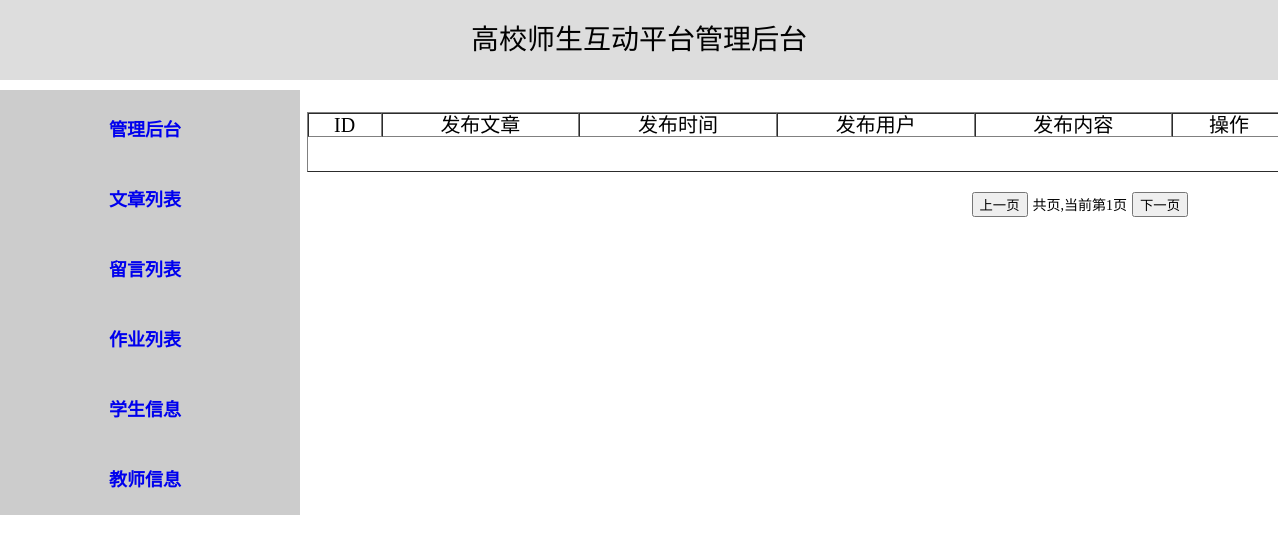
The app's page /manage/message.php, older data.
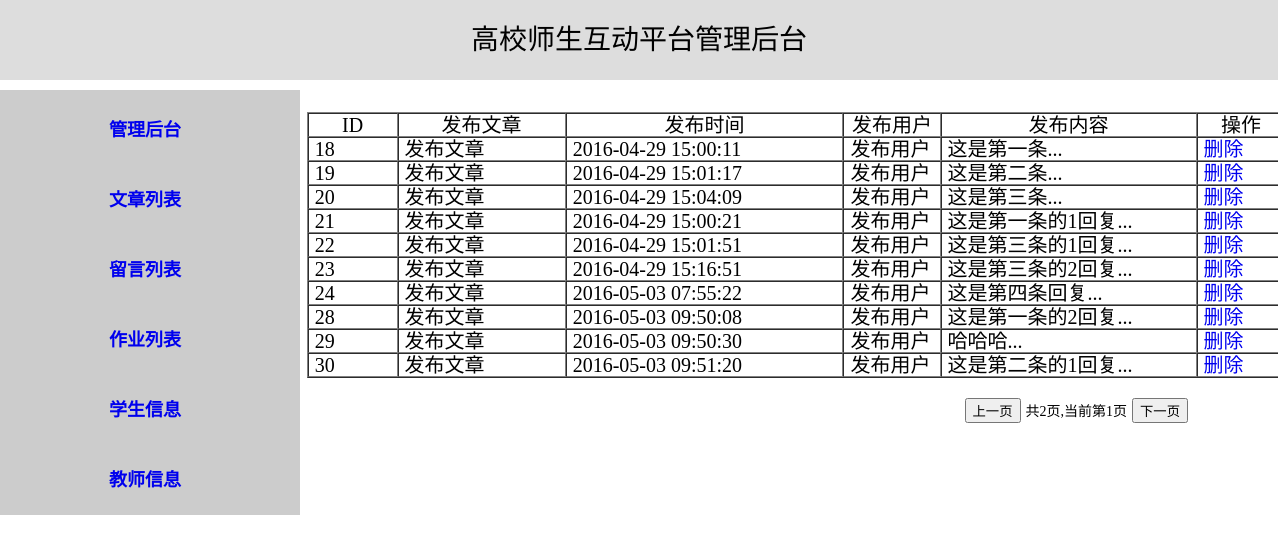
The same page, newer data.
### tables this page shows
CREATE TABLE `tb_test` (
  `message_id` int(11) NOT NULL AUTO_INCREMENT,
  `message_content` varchar(255) DEFAULT NULL,
  `message_publish` int(10) DEFAULT NULL,
  `message_good` int(11) DEFAULT NULL,
  `para_id` int(10) DEFAULT NULL,
  `mp_id` int(5) DEFAULT '0',
  `cu_id` tinyint(5) unsigned DEFAULT '0',
  `pu_id` int(5) unsigned DEFAULT '0',
  `state` int(2) DEFAULT '0',
  `type` varchar(10) DEFAULT NULL,
  PRIMARY KEY (`message_id`)
);

### sys/connect.class.php (called while the page is built, shortened)
<?php
	class connect{
		private $con;
		public function __construct(){
			$this->con = mysqli_connect(HOST,USERNAME,PASSWORD,DB);
			mysqli_query($this->con, "set character set 'utf8'");
			mysqli_query($this->con, "set names 'utf8'");
		}
		public function select($tablename,$where_column=null,$where=null,$order_by=null,$sort=null,$start=null,$limit=null){
			mysqli_query($this->con, "set character set 'utf8'");
			mysqli_query($this->con, "set names 'utf8'");
			if($where_column == null && $where == null && $start == null && $limit == null && $order_by == null && $sort ==null){
				$query = "SELECT * FROM $tablename";
			}else if($where_column != null && $where != null && $start != null && $limit != null && $order_by != null && $sort != null){
				$query = "SELECT * FROM $tablename WHERE $where_column='".$where."' ORDER BY $order_by $sort LIMIT $start,$limit ";
			}else if($where_column != null && $where != null && $start != null && $limit != null){
				$query = "SELECT * FROM $tablename WHERE $where_column='".$where."' LIMIT $start,$limit";
			}else if($where_column != null && $where != null && $order_by != null && $sort != null){
				$query = "SELECT * FROM $tablename WHERE $where_column='".$where."' $order_by $sort ";
			}else if($where_column != null && $where != null){
				$query = "SELECT * FROM $tablename WHERE $where_column='".$where."' ";
			}else if($start != null && $limit != null){
				$query = "SELECT * FROM $tablename LIMIT $start,$limit";
			}else if($order_by != null && $sort != null){
				$query = "SELECT * FROM $tablename ORDER BY $order_by $sort";
			}
			$result = mysqli_query($this->con,$query);
			$arr_length = mysqli_affected_rows($this->con);
			$row = array();
			for($i=0;$i<$arr_length;$i++){
				$row[] = mysqli_fetch_assoc($result);
			}
			return $row;
		}
		public function num_rows($tablename){
			$query = "SELECT COUNT(*) FROM $tablename";
			$result = mysqli_query($this->con,$query);
			$num_rows = mysqli_fetch_array($result);
			return $num_rows[0];
		}
	}
?>

### public/manage/message.php (the view, shortened to what this page needs)
<?php
	require_once('../../sys/connect.class.php');
?>
<!doctype html>
<html>
	<head>
		<link rel="stylesheet" href="../css/manage.css" type="text/css">
	</head>
	<body>
		<div id="header">高校师生互动平台管理后台</div>
		<div id="row">
			<div id="side">
				<ul>
					<li><a href="welcome.php">管理后台</a></li>
					<li><a href="javascript:void(0);" onclick="audit(this);">文章列表</a></li>
					<li><a href="message.php">留言列表</a></li>
					<li><a href="homework.php">作业列表</a></li>
					<li><a href="student.php">学生信息</a></li>
					<li><a href="teacher.php">教师信息</a></li>
				</ul>
			</div>
		</div>
		<div id="content-side">
			<div id="audit" class="show">
				<table border="1" width="980" height="60" cellspacing="0" cellpadding="6">
					<thead>
						<tr>
							<td>ID</td>
							<td>发布文章</td>
							<td>发布时间</td>
							<td>发布用户</td>
							<td>发布内容</td>
							<td>操作</td>
						</tr>
					</thead>
					<tbody>
						<?php
							$flag = false;
							if(isset($_GET['page'])){
								$page = $_GET['page'];
							}else{
								$page = 1;
							}
							if(!$flag){
								$con = new connect();
								$num_rows = $con->num_rows('tb_test');
								if($num_rows > 10){
									$total_page = ceil($num_rows/10);
									if($page > $total_page) {
										$page = $total_page;
										$limit = ($page-1)*10;
									}else{
										$limit = ($page-1)*10;
									}
									$result = $con->select('tb_test','','','','',"$limit",'10');
								}
							}
							foreach($result as $key=>$row){
								echo "<tr>";
								echo "<td width='160' align='left'>".$row['message_id']."</td>";
								echo "<td width='360' align='left'>"."发布文章"."</td>";
								echo "<td width='560' align='left'>".date('Y-m-d H:i:s',$row['message_publish'])."</td>";
								echo "<td width='180' align='left'>"."发布用户"."</td>";
								if($row['message_content'] == ''){
									echo "<td width='560' align='left'>".$row['message_content']."</td>";
								}else{
									echo "<td width='560' align='left'>".mb_substr($row['message_content'],0,10,'utf8').'...'."</td>";
								}
								echo "<td width='160' align='left'><a href='javascript:void(0);' onclick='del(this);'>删除</a></td>";
								echo "</tr>";
							}
						?>
					</tbody>
				</table>
				<div id="page">
					<button type="bottom" id="last-page" onclick="prev();">上一页</button>
					<p>共<?php echo $total_page; ?>页,当前第<?php echo $page; ?>页</p>
					<button type="bottom" id="first-page" onclick="next();">下一页</button>
				</div>
			</div>
		</div>

Row changes from the older to the newer data that the page shows:
added tb_test: message_id "18", message_publish "2016-04-29 15:00:11", message_content "这是第一条"
added tb_test: message_id "19", message_publish "2016-04-29 15:01:17", message_content "这是第二条"
added tb_test: message_id "20", message_publish "2016-04-29 15:04:09", message_content "这是第三条"
added tb_test: message_id "21", message_publish "2016-04-29 15:00:21", message_content "这是第一条的1回复"
added tb_test: message_id "22", message_publish "2016-04-29 15:01:51", message_content "这是第三条的1回复"
added tb_test: message_id "23", message_publish "2016-04-29 15:16:51", message_content "这是第三条的2回复"
added tb_test: message_id "24", message_publish "2016-05-03 07:55:22", message_content "这是第四条回复"
added tb_test: message_id "28", message_publish "2016-05-03 09:50:08", message_content "这是第一条的2回复"
added tb_test: message_id "29", message_publish "2016-05-03 09:50:30", message_content "哈哈哈"
added tb_test: message_id "30", message_publish "2016-05-03 09:51:20", message_content "这是第二条的1回复"
Text that changed along with them:
$total_page: (not shown) → "2"
